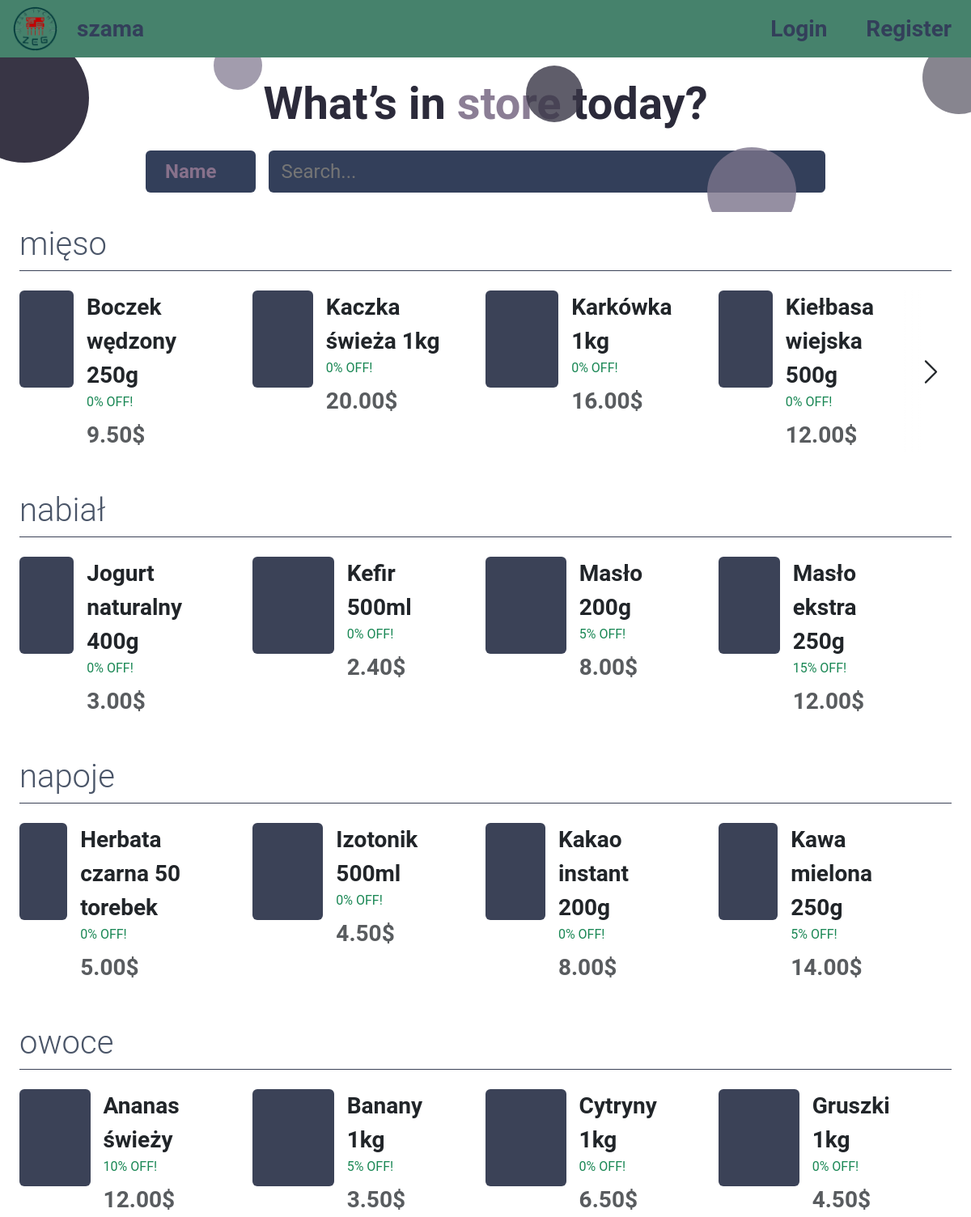
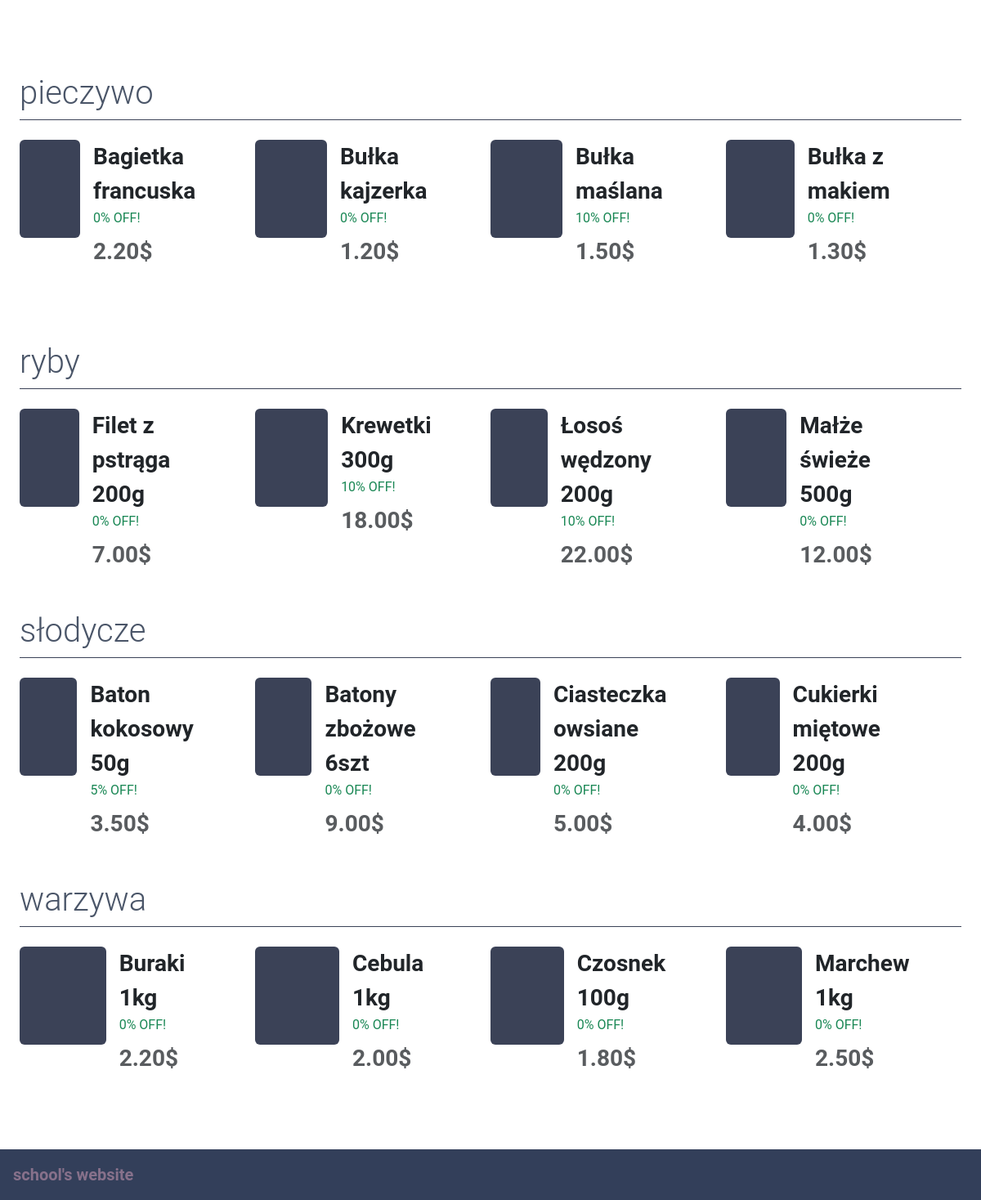
The app's page /src/mainOld.php with its own data (2 pictures, top to bottom).
### tables this page shows
CREATE TABLE products (
    id INT AUTO_INCREMENT PRIMARY KEY,
    name VARCHAR(255) NOT NULL,
    category VARCHAR(255) NOT NULL,
    picture VARCHAR(255) UNIQUE NOT NULL,
    price_cents INTEGER NOT NULL CHECK (price_cents > 0),
    discount_percent INTEGER CHECK (discount_percent BETWEEN 0 AND 100),
    stock INTEGER NOT NULL CHECK (stock >= 0)
);

### src/mainOld.php (the view, shortened to what this page needs)
<?php
require_once __DIR__ . '/db.php';
try {
    $stmt = $conn->query('SELECT id, name, category, picture, price_cents, COALESCE(discount_percent,0) AS discount_percent FROM products ORDER BY category, name');
    $products = $stmt->fetchAll();
    $productsByCategory = [];
    foreach ($products as $product) {
        $category = $product['category'] ?: 'Brak kategorii';
        $productsByCategory[$category][] = $product;
    }
} catch (Exception $e) {
    $products = [];
    $productsByCategory = [];
}
?>
<!DOCTYPE html>
<html lang="pl">
<head>
    <link href="https://cdn.jsdelivr.net/npm/bootstrap@5.3.3/dist/css/bootstrap.min.css" rel="stylesheet">
    <link rel="stylesheet" href="styl.css">
</head>
<body class="vh-100 d-flex flex-column">
<?php require_once __DIR__ . '/header.php'; ?>
    <div class="flex-fill container-fluid overflow-auto d-none d-md-block m-0 p-0">
        <div class="promo-banner overflow-hidden position-relative">
            <div class="text-center mx-auto" style="width: 100%;">
                <span class="bubble bubble-dark" style="left: -50px; top: -30px; width: 160px; opacity: 1;"></span>
                <span class="bubble bubble-purple" style="left: 22%; top: -20px; width: 60px; opacity: 0.7;"></span>
                <span class="bubble bubble-dark" style="right: -30px; top: -20px; width: 90px; opacity: 0.6;"></span>
                <span class="bubble bubble-dark" style="right: 40%; top: 10px; width: 70px; opacity: 0.8;"></span>
                <h1 class="display-4 fw-bold promo-text py-4 m-0">
                    What’s in <span class="accent-text">store</span> today?
                </h1>
            </div>
            <div class="d-flex gap-3 mb-4 mx-auto" style="width: 70%;">
                <div class="text-capitalize px-4 pe-5 py-2 text-start fw-bolder fs-4 darkColor rounded-2" style="border: 0px;">Name</div>
                <input type="text" class="darkColor px-3 py-2 text-start fs-4 rounded-2" placeholder="Search..." style="border: 0px; width: 90%;">
            </div>
        </div>
        <div class="mb-5 position-relative category-section px-4">
            <div class="position-relative pt-3">
                <div class="d-flex flex-column gap-5">
<?php foreach ($productsByCategory as $category => $items): ?>
                    <div>
                        <div class="display-6 border-bottom pb-2 mb-4" style="color: #4a5568; border-color: #3b4257 !important;"><?= htmlspecialchars($category) ?></div>
                        <div class="position-relative">
                            <div class="d-flex overflow-x-auto flex-nowrap gap-5 scroll-container pe-5">
<?php foreach ($items as $p): ?>
                                <div class="d-flex gap-3" style="min-width: 240px; min-height: 120px;">
                                    <?php if (!empty($p['picture']) && file_exists(__DIR__ . '/../design/photos/' . $p['picture'])): ?>
                                        <img src="../design/photos/<?= rawurlencode($p['picture']) ?>" alt="<?= htmlspecialchars($p['name']) ?>" class="rounded" style="width: 120px; height: 120px; object-fit: cover; background-color: #3b4257;">
                                    <?php else: ?>
                                        <div class="rounded bg-secondary" style="width: 120px; height: 120px; background-color: #3b4257 !important;"></div>
                                    <?php endif; ?>
                                    <div>
                                        <div class="fw-bold text-dark mb-0 fs-3"><?= htmlspecialchars($p['name']) ?></div>
                                        <small class="d-block text-success mb-2 fs-6"><?= (int)$p['discount_percent'] ?>% OFF!</small>
                                        <div class="mt-2 text-muted fw-semibold fs-3"><?= number_format($p['price_cents']/100, 2, '.', '') ?>$</div>
                                    </div>
                                </div>
<?php endforeach; ?>
                            </div>
                            <div class="scroll-arrow-right d-none position-absolute end-0 d-flex align-items-center h-100 top-0 pe-2" style="cursor: pointer; background: linear-gradient(90deg, transparent 0%, white 40%); z-index: 5; padding-left: 20px;">
                                <svg xmlns="http://www.w3.org/2000/svg" width="35" height="35" fill="currentColor" class="bi bi-chevron-right text-dark fw-bold" viewBox="0 0 16 16">
                                    <path fill-rule="evenodd" d="M4.646 1.646a.5.5 0 0 1 .708 0l6 6a.5.5 0 0 1 0 .708l-6 6a.5.5 0 0 1-.708-.708L10.293 8 4.646 2.354a.5.5 0 0 1 0-.708z"/>
                                </svg>
                            </div>
                        </div>
                    </div>
<?php endforeach; ?>
                </div>
            </div>
        </div>
    </div>
    <div class="p-3 footer text-lowercase fs-5">School's website</div>
</body>
</html>

### src/styl.css (style rules this page uses)
* { font-family: "Roboto"; }
.header, .footer { font-weight: bolder; }
.footer, .darkColor { background-color: #333F5A; color: #87718B; }
.scroll-container { -ms-overflow-style: none; scrollbar-width: none; }
.promo-text { color: #2b2a3a; }
.promo-text .accent-text { color: #8b7e95; }
.bubble { position: absolute; border-radius: 50%; pointer-events: none; z-index: 1; aspect-ratio: 1/1; }
.bubble-dark { background-color: #383545; }
.bubble-purple { background-color: #7b738b; }

### records on screen
products: name "Boczek wędzony 250g", discount_percent "0", $p['price_cents']/100 "9.50"
products: name "Kaczka świeża 1kg", discount_percent "0", $p['price_cents']/100 "20.00"
products: name "Karkówka 1kg", discount_percent "0", $p['price_cents']/100 "16.00"
products: name "Kiełbasa wiejska 500g", discount_percent "0", $p['price_cents']/100 "12.00"
products: name "Jogurt naturalny 400g", discount_percent "0", $p['price_cents']/100 "3.00"
products: name "Kefir 500ml", discount_percent "0", $p['price_cents']/100 "2.40"
products: name "Masło 200g", discount_percent "5", $p['price_cents']/100 "8.00"
products: name "Masło ekstra 250g", discount_percent "15", $p['price_cents']/100 "12.00"
products: name "Herbata czarna 50 torebek", discount_percent "0", $p['price_cents']/100 "5.00"
products: name "Izotonik 500ml", discount_percent "0", $p['price_cents']/100 "4.50"
products: name "Kakao instant 200g", discount_percent "0", $p['price_cents']/100 "8.00"
products: name "Kawa mielona 250g", discount_percent "5", $p['price_cents']/100 "14.00"
products: name "Ananas świeży", discount_percent "10", $p['price_cents']/100 "12.00"
products: name "Banany 1kg", discount_percent "5", $p['price_cents']/100 "3.50"
products: name "Cytryny 1kg", discount_percent "0", $p['price_cents']/100 "6.50"
products: name "Gruszki 1kg", discount_percent "0", $p['price_cents']/100 "4.50"
products: name "Bagietka francuska", discount_percent "0", $p['price_cents']/100 "2.20"
products: name "Bułka kajzerka", discount_percent "0", $p['price_cents']/100 "1.20"
products: name "Bułka maślana", discount_percent "10", $p['price_cents']/100 "1.50"
products: name "Bułka z makiem", discount_percent "0", $p['price_cents']/100 "1.30"
products: name "Filet z pstrąga 200g", discount_percent "0", $p['price_cents']/100 "7.00"
products: name "Krewetki 300g", discount_percent "10", $p['price_cents']/100 "18.00"
products: name "Łosoś wędzony 200g", discount_percent "10", $p['price_cents']/100 "22.00"
products: name "Małże świeże 500g", discount_percent "0", $p['price_cents']/100 "12.00"
products: name "Baton kokosowy 50g", discount_percent "5", $p['price_cents']/100 "3.50"
products: name "Batony zbożowe 6szt", discount_percent "0", $p['price_cents']/100 "9.00"
products: name "Ciasteczka owsiane 200g", discount_percent "0", $p['price_cents']/100 "5.00"
products: name "Cukierki miętowe 200g", discount_percent "0", $p['price_cents']/100 "4.00"
products: category "warzywa"
products: name "Buraki 1kg", discount_percent "0", $p['price_cents']/100 "2.20"
products: name "Cebula 1kg", discount_percent "0", $p['price_cents']/100 "2.00"
products: name "Czosnek 100g", discount_percent "0", $p['price_cents']/100 "1.80"
products: name "Marchew 1kg", discount_percent "0", $p['price_cents']/100 "2.50"

### other values on screen
$category "mięso"
$category "nabiał"
$category "napoje"
$category "owoce"
$category "pieczywo"
$category "ryby"
$category "słodycze"
